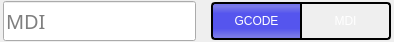
               <widget class="QWidget" name="widget_50" native="true">
                <property name="minimumSize">
                 <size>
                  <width>0</width>
                  <height>42</height>
                 </size>
                </property>
                <property name="maximumSize">
                 <size>
                  <width>16777215</width>
                  <height>42</height>
                 </size>
                </property>
                <layout class="QHBoxLayout" name="horizontalLayout_3">
                 <property name="spacing">
                  <number>15</number>
                 </property>
                 <property name="leftMargin">
                  <number>3</number>
                 </property>
                 <property name="topMargin">
                  <number>0</number>
                 </property>
                 <property name="rightMargin">
                  <number>3</number>
                 </property>
                 <property name="bottomMargin">
                  <number>0</number>
                 </property>
                 <item>
                  <widget class="MDIEntry" name="mdiEntry">
                   <property name="sizePolicy">
                    <sizepolicy hsizetype="Preferred" vsizetype="Fixed">
                     <horstretch>1</horstretch>
                     <verstretch>0</verstretch>
                    </sizepolicy>
                   </property>
                   <property name="minimumSize">
                    <size>
                     <width>0</width>
                     <height>40</height>
                    </size>
                   </property>
                   <property name="maximumSize">
                    <size>
                     <width>16777215</width>
                     <height>40</height>
                    </size>
                   </property>
                   <property name="font">
                    <font>
                     <family>Probe Basic Bebas Mono</family>
                     <pointsize>15</pointsize>
                     <italic>false</italic>
                     <bold>false</bold>
                    </font>
                   </property>
                   <property name="mouseTracking">
                    <bool>false</bool>
                   </property>
                   <property name="focusPolicy">
                    <enum>Qt::FocusPolicy::ClickFocus</enum>
                   </property>
                   <property name="placeholderText">
                    <string>MDI</string>
                   </property>
                   <property name="mdi_history_size" stdset="0">
                    <number>0</number>
                   </property>
                   <property name="rules" stdset="0">
                    <string>[]</string>
                   </property>
                   <property name="styleSet" stdset="0">
                    <string>dataField15</string>
                   </property>
                  </widget>
                 </item>
                 <item>
                  <widget class="QWidget" name="widget_54" native="true">
                   <layout class="QHBoxLayout" name="horizontalLayout_128">
                    <property name="spacing">
                     <number>0</number>
                    </property>
                    <property name="leftMargin">
                     <number>0</number>
                    </property>
                    <property name="topMargin">
                     <number>0</number>
                    </property>
                    <property name="rightMargin">
                     <number>0</number>
                    </property>
                    <property name="bottomMargin">
                     <number>0</number>
                    </property>
                    <item>
                     <widget class="QPushButton" name="gcode_page">
                      <property name="minimumSize">
                       <size>
                        <width>90</width>
                        <height>42</height>
                       </size>
                      </property>
                      <property name="maximumSize">
                       <size>
                        <width>90</width>
                        <height>42</height>
                       </size>
                      </property>
                      <property name="focusPolicy">
                       <enum>Qt::FocusPolicy::NoFocus</enum>
                      </property>
                      <property name="styleSheet">
                       <string notr="true">QPushButton {
    margin-top: 2px;
    margin-bottom: 2px;
    color: white;
    background:  qlineargradient(x1: 0, y1: 0, x2: 0, y2: 1,
                                     stop: 0 #4e4e4e, stop: 1.0 #3a3a3a);
    border-style: solid;
    border-color: black;
    border-top-width: 2px;
    border-bottom-width: 2px;
    border-right-width: 1px;
    border-left-width: 2px;
    padding: 2px;
    border-top-left-radius: 4px;
    border-top-right-radius: 0px;
    border-bottom-left-radius: 4px;
    border-bottom-right-radius: 0px;
}

QPushButton:pressed, QPushButton:hover {
    background:  qlineargradient(x1: 0, y1: 0, x2: 0, y2: 1,
                                     stop: 0 #A19E9E, stop: 1.0 #5C5959);
}

QPushButton:checked {
    background:  qlineargradient(spread:pad, x1:0, y1:0, x2:0, y2:1, stop:0 rgba(112, 112, 238, 255), stop:0.121053 rgba(123, 123, 232, 255), stop:0.3 rgba(85, 85, 238, 255), stop:0.694737 rgba(85, 85, 238, 255), stop:0.915789 rgba(123, 123, 232, 255), stop:1 rgba(112, 112, 238, 255))
}</string>
                      </property>
                      <property name="text">
                       <string>GCODE</string>
                      </property>
                      <property name="checkable">
                       <bool>true</bool>
                      </property>
                      <property name="checked">
                       <bool>true</bool>
                      </property>
                      <property name="autoExclusive">
                       <bool>true</bool>
                      </property>
                      <property name="page" stdset="0">
                       <number>0</number>
                      </property>
                     </widget>
                    </item>
                    <item>
                     <widget class="QPushButton" name="mdi_page">
                      <property name="sizePolicy">
                       <sizepolicy hsizetype="Fixed" vsizetype="Fixed">
                        <horstretch>0</horstretch>
                        <verstretch>0</verstretch>
                       </sizepolicy>
                      </property>
                      <property name="minimumSize">
                       <size>
                        <width>90</width>
                        <height>42</height>
                       </size>
                      </property>
                      <property name="maximumSize">
                       <size>
                        <width>90</width>
                        <height>42</height>
                       </size>
                      </property>
                      <property name="focusPolicy">
                       <enum>Qt::FocusPolicy::NoFocus</enum>
                      </property>
                      <property name="styleSheet">
                       <string notr="true">QPushButton {
    margin-top: 2px;
    margin-bottom: 2px;
    color: white;
    background:  qlineargradient(x1: 0, y1: 0, x2: 0, y2: 1,
                                     stop: 0 #4e4e4e, stop: 1.0 #3a3a3a);
    border-style: solid;
    border-color: black;
    border-top-width: 2px;
    border-bottom-width: 2px;
    border-right-width: 2px;
    border-left-width: 1px;
    padding: 2px;
    border-top-left-radius: 0px;
    border-top-right-radius: 4px;
    border-bottom-left-radius: 0px;
    border-bottom-right-radius: 4px;
}

QPushButton:pressed, QPushButton:hover {
    background:  qlineargradient(x1: 0, y1: 0, x2: 0, y2: 1,
                                     stop: 0 #A19E9E, stop: 1.0 #5C5959);
}

QPushButton:checked {
    background:  qlineargradient(spread:pad, x1:0, y1:0, x2:0, y2:1, stop:0 rgba(112, 112, 238, 255), stop:0.121053 rgba(123, 123, 232, 255), stop:0.3 rgba(85, 85, 238, 255), stop:0.694737 rgba(85, 85, 238, 255), stop:0.915789 rgba(123, 123, 232, 255), stop:1 rgba(112, 112, 238, 255))
}</string>
                      </property>
                      <property name="text">
                       <string>MDI</string>
                      </property>
                      <property name="checkable">
                       <bool>true</bool>
                      </property>
                      <property name="autoExclusive">
                       <bool>true</bool>
                      </property>
                      <property name="page" stdset="0">
                       <number>1</number>
                      </property>
                     </widget>
                    </item>
                   </layout>
                  </widget>
                 </item>
                </layout>
               </widget>
